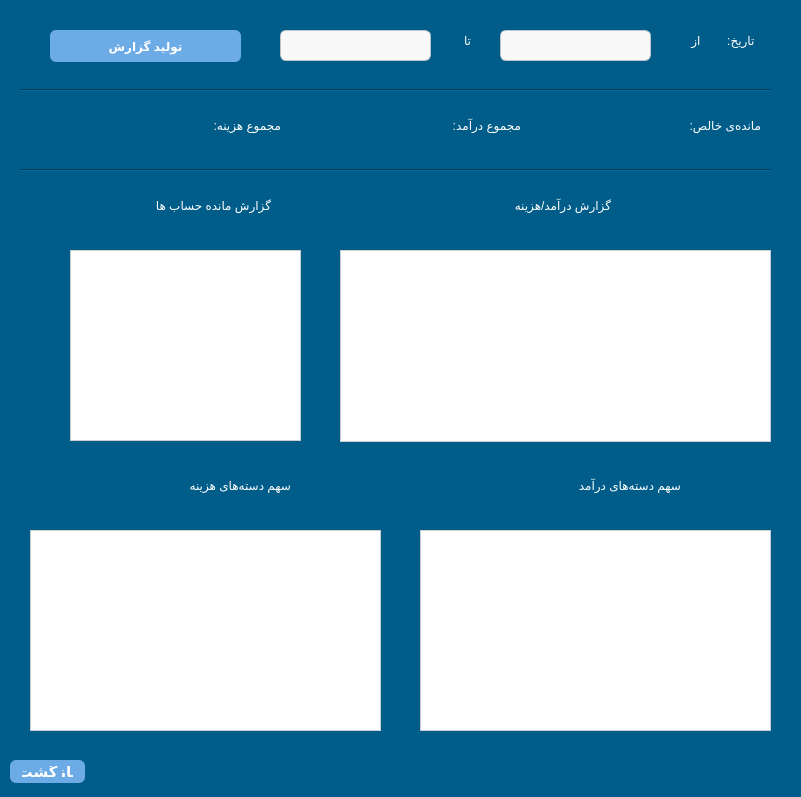
<?xml version="1.0" encoding="UTF-8"?>
<ui version="4.0">
 <class>Form</class>
 <widget class="QWidget" name="Form">
  <property name="geometry">
   <rect>
    <x>0</x>
    <y>0</y>
    <width>801</width>
    <height>797</height>
   </rect>
  </property>
  <property name="windowTitle">
   <string>Form</string>
  </property>
  <property name="styleSheet">
   <string notr="true">QWidget {
    background-color: rgb(0, 92, 137);
	color: white
}
</string>
  </property>
  <widget class="QLineEdit" name="toLineEdit">
   <property name="geometry">
    <rect>
     <x>280</x>
     <y>30</y>
     <width>151</width>
     <height>31</height>
    </rect>
   </property>
   <property name="styleSheet">
    <string notr="true">QLineEdit {
    background-color: #f9f9f9;
    color: #2c3e50;
    border: 1px solid #bdc3c7;
    border-radius: 6px;
    padding: 6px;
    font-size: 14px;
}

QLineEdit:focus {
    border: 1px solid #3498db;
    background-color: #ecf6fc;
}

</string>
   </property>
  </widget>
  <widget class="QLineEdit" name="fromLineEdit">
   <property name="geometry">
    <rect>
     <x>500</x>
     <y>30</y>
     <width>151</width>
     <height>31</height>
    </rect>
   </property>
   <property name="styleSheet">
    <string notr="true">QLineEdit {
    background-color: #f9f9f9;
    color: #2c3e50;
    border: 1px solid #bdc3c7;
    border-radius: 6px;
    padding: 6px;
    font-size: 14px;
}

QLineEdit:focus {
    border: 1px solid #3498db;
    background-color: #ecf6fc;
}

</string>
   </property>
  </widget>
  <widget class="QPushButton" name="generateReportButton">
   <property name="geometry">
    <rect>
     <x>50</x>
     <y>30</y>
     <width>191</width>
     <height>32</height>
    </rect>
   </property>
   <property name="styleSheet">
    <string notr="true">QPushButton {
	font: 16pt &quot;.AppleSystemUIFont&quot;;
    background-color:rgb(109, 171, 231);
    color: white;
    border-radius: 6px;
    padding: 6px 12px;
    font-weight: bold;
}
QPushButton:hover {
    background-color: rgb(109, 160, 200);
}

</string>
   </property>
   <property name="text">
    <string>تولید گزارش</string>
   </property>
  </widget>
  <widget class="QLabel" name="totalIncomeLabel">
   <property name="geometry">
    <rect>
     <x>290</x>
     <y>110</y>
     <width>151</width>
     <height>31</height>
    </rect>
   </property>
   <property name="text">
    <string/>
   </property>
  </widget>
  <widget class="QLabel" name="totalExpenseLabel">
   <property name="geometry">
    <rect>
     <x>50</x>
     <y>110</y>
     <width>151</width>
     <height>31</height>
    </rect>
   </property>
   <property name="text">
    <string/>
   </property>
  </widget>
  <widget class="QLabel" name="netBalanceLabel">
   <property name="geometry">
    <rect>
     <x>530</x>
     <y>110</y>
     <width>151</width>
     <height>31</height>
    </rect>
   </property>
   <property name="text">
    <string/>
   </property>
  </widget>
  <widget class="QPushButton" name="backButton">
   <property name="geometry">
    <rect>
     <x>10</x>
     <y>760</y>
     <width>75</width>
     <height>23</height>
    </rect>
   </property>
   <property name="font">
    <font>
     <family>.AppleSystemUIFont</family>
     <pointsize>11</pointsize>
     <weight>75</weight>
     <italic>false</italic>
     <bold>true</bold>
    </font>
   </property>
   <property name="styleSheet">
    <string notr="true">QPushButton {
	font: 11pt &quot;.AppleSystemUIFont&quot;;
    background-color:rgb(109, 171, 231);
    color: white;
    border-radius: 6px;
    padding: 6px 12px;
    font-weight: bold;
}
QPushButton:hover {
    background-color: rgb(109, 160, 200);
}

</string>
   </property>
   <property name="text">
    <string>بازگشت</string>
   </property>
  </widget>
  <widget class="QTableWidget" name="categoryTable">
   <property name="geometry">
    <rect>
     <x>340</x>
     <y>250</y>
     <width>431</width>
     <height>192</height>
    </rect>
   </property>
   <property name="styleSheet">
    <string notr="true">QTableView {
    background-color: #ffffff;
    color: #222222;
    gridline-color: #cccccc;
    font-size: 14px;
    font-family: Tahoma;
    selection-background-color: #d0eaff;
    selection-color: #000000;
    border: 1px solid #cccccc;
}

QHeaderView::section {
    background-color: #eeeeee;
    color: #333333;
    font-weight: bold;
    font-size: 13px;
    padding: 5px;
    border: 1px solid #cccccc;
}

</string>
   </property>
  </widget>
  <widget class="QTableWidget" name="accountTable">
   <property name="geometry">
    <rect>
     <x>70</x>
     <y>250</y>
     <width>231</width>
     <height>191</height>
    </rect>
   </property>
   <property name="styleSheet">
    <string notr="true">QTableView {
    background-color: #ffffff;
    color: #222222;
    gridline-color: #cccccc;
    font-size: 14px;
    font-family: Tahoma;
    selection-background-color: #d0eaff;
    selection-color: #000000;
    border: 1px solid #cccccc;
}

QHeaderView::section {
    background-color: #eeeeee;
    color: #333333;
    font-weight: bold;
    font-size: 13px;
    padding: 5px;
    border: 1px solid #cccccc;
}
</string>
   </property>
  </widget>
  <widget class="QLabel" name="label_4">
   <property name="geometry">
    <rect>
     <x>670</x>
     <y>30</y>
     <width>91</width>
     <height>21</height>
    </rect>
   </property>
   <property name="styleSheet">
    <string notr="true">font: 16pt &quot;.AppleSystemUIFont&quot;;</string>
   </property>
   <property name="text">
    <string>  تاریخ:        از</string>
   </property>
  </widget>
  <widget class="QLabel" name="label_5">
   <property name="geometry">
    <rect>
     <x>450</x>
     <y>30</y>
     <width>21</width>
     <height>21</height>
    </rect>
   </property>
   <property name="styleSheet">
    <string notr="true">font: 16pt &quot;.AppleSystemUIFont&quot;;</string>
   </property>
   <property name="text">
    <string>تا</string>
   </property>
  </widget>
  <widget class="QLabel" name="netBalanceLabel_2">
   <property name="geometry">
    <rect>
     <x>680</x>
     <y>110</y>
     <width>81</width>
     <height>31</height>
    </rect>
   </property>
   <property name="text">
    <string>مانده‌ی خالص:</string>
   </property>
  </widget>
  <widget class="QLabel" name="netBalanceLabel_3">
   <property name="geometry">
    <rect>
     <x>440</x>
     <y>110</y>
     <width>81</width>
     <height>31</height>
    </rect>
   </property>
   <property name="text">
    <string>مجموع درآمد:</string>
   </property>
  </widget>
  <widget class="QLabel" name="netBalanceLabel_4">
   <property name="geometry">
    <rect>
     <x>200</x>
     <y>110</y>
     <width>81</width>
     <height>31</height>
    </rect>
   </property>
   <property name="text">
    <string>مجموع هزینه:</string>
   </property>
  </widget>
  <widget class="Line" name="line">
   <property name="geometry">
    <rect>
     <x>20</x>
     <y>80</y>
     <width>751</width>
     <height>20</height>
    </rect>
   </property>
   <property name="orientation">
    <enum>Qt::Horizontal</enum>
   </property>
  </widget>
  <widget class="Line" name="line_2">
   <property name="geometry">
    <rect>
     <x>20</x>
     <y>160</y>
     <width>751</width>
     <height>20</height>
    </rect>
   </property>
   <property name="orientation">
    <enum>Qt::Horizontal</enum>
   </property>
  </widget>
  <widget class="QLabel" name="label_6">
   <property name="geometry">
    <rect>
     <x>460</x>
     <y>190</y>
     <width>151</width>
     <height>31</height>
    </rect>
   </property>
   <property name="styleSheet">
    <string notr="true">font: 20pt &quot;.AppleSystemUIFont&quot;;</string>
   </property>
   <property name="text">
    <string>گزارش درآمد/هزینه</string>
   </property>
  </widget>
  <widget class="QLabel" name="label_7">
   <property name="geometry">
    <rect>
     <x>90</x>
     <y>190</y>
     <width>181</width>
     <height>31</height>
    </rect>
   </property>
   <property name="styleSheet">
    <string notr="true">font: 20pt &quot;.AppleSystemUIFont&quot;;</string>
   </property>
   <property name="text">
    <string>گزارش مانده حساب ها</string>
   </property>
  </widget>
  <widget class="QWidget" name="expenseChartContainer" native="true">
   <property name="geometry">
    <rect>
     <x>30</x>
     <y>530</y>
     <width>351</width>
     <height>201</height>
    </rect>
   </property>
   <property name="styleSheet">
    <string notr="true">QWidget {
    background-color: #ffffff;
    color: #222222;
    gridline-color: #cccccc;
    font-size: 14px;
    font-family: Tahoma;
    selection-background-color: #d0eaff;
    selection-color: #000000;
    border: 1px solid #cccccc;
}
</string>
   </property>
  </widget>
  <widget class="QLabel" name="label_8">
   <property name="geometry">
    <rect>
     <x>110</x>
     <y>470</y>
     <width>181</width>
     <height>31</height>
    </rect>
   </property>
   <property name="styleSheet">
    <string notr="true">font: 20pt &quot;.AppleSystemUIFont&quot;;</string>
   </property>
   <property name="text">
    <string>سهم دسته‌های هزینه</string>
   </property>
  </widget>
  <widget class="QWidget" name="incomeChartContainer" native="true">
   <property name="geometry">
    <rect>
     <x>420</x>
     <y>530</y>
     <width>351</width>
     <height>201</height>
    </rect>
   </property>
   <property name="styleSheet">
    <string notr="true">QWidget {
    background-color: #ffffff;
    color: #222222;
    gridline-color: #cccccc;
    font-size: 14px;
    font-family: Tahoma;
    selection-background-color: #d0eaff;
    selection-color: #000000;
    border: 1px solid #cccccc;
}
</string>
   </property>
  </widget>
  <widget class="QLabel" name="label_9">
   <property name="geometry">
    <rect>
     <x>500</x>
     <y>470</y>
     <width>181</width>
     <height>31</height>
    </rect>
   </property>
   <property name="styleSheet">
    <string notr="true">font: 20pt &quot;.AppleSystemUIFont&quot;;</string>
   </property>
   <property name="text">
    <string>سهم دسته‌های درآمد</string>
   </property>
  </widget>
 </widget>
 <resources/>
 <connections/>
</ui>
